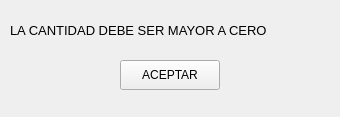
<?xml version="1.0" encoding="UTF-8"?>
<ui version="4.0">
 <class>MainWindow</class>
 <widget class="QMainWindow" name="MainWindow">
  <property name="geometry">
   <rect>
    <x>0</x>
    <y>0</y>
    <width>340</width>
    <height>117</height>
   </rect>
  </property>
  <property name="windowTitle">
   <string>MainWindow</string>
  </property>
  <widget class="QWidget" name="centralwidget">
   <widget class="QPushButton" name="btnAceptar">
    <property name="geometry">
     <rect>
      <x>120</x>
      <y>60</y>
      <width>100</width>
      <height>30</height>
     </rect>
    </property>
    <property name="text">
     <string>ACEPTAR</string>
    </property>
   </widget>
   <widget class="QLabel" name="label">
    <property name="geometry">
     <rect>
      <x>10</x>
      <y>10</y>
      <width>321</width>
      <height>41</height>
     </rect>
    </property>
    <property name="font">
     <font>
      <family>Arial</family>
      <pointsize>10</pointsize>
     </font>
    </property>
    <property name="text">
     <string>LA CANTIDAD DEBE SER MAYOR A CERO</string>
    </property>
   </widget>
  </widget>
 </widget>
 <resources/>
 <connections/>
</ui>
